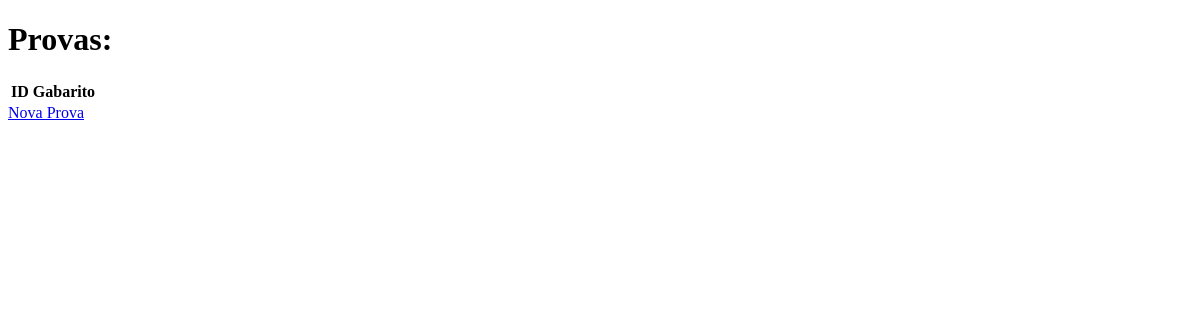
/lista_provas/, run on an earlier commit of the app's database.
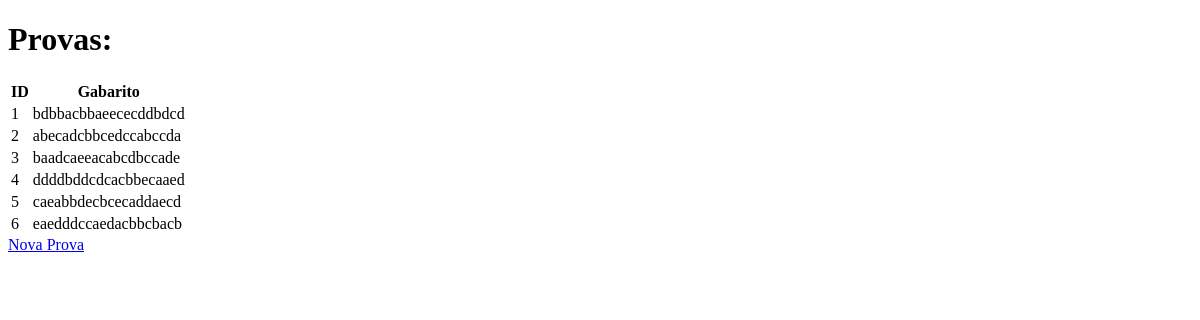
And on a later commit of the database.
### core/models.py (models this page shows, shortened)
class Prova(models.Model):
    id_prova = models.IntegerField(unique=True)
    gabarito = models.CharField(max_length=20)

### core/views.py (the view)
# urls.py: path('lista_provas/', views.lista_provas, name='lista_provas'),
def lista_provas(request):
    provas = Prova.objects.all()
    return render(request, 'core/lista_provas.html', {'provas': provas})

### core/templates/core/lista_provas.html (shortened to what this page needs)
<!DOCTYPE html>
<html>
<head>
</head>
<body>
    <h1>Provas:</h1>
    <table>
        <tr>
            <th>ID</th>
            <th>Gabarito</th>
        </tr>
        {% for prova in provas %}
        <tr>
            <td>{{ prova.id }}</td>
            <td>{{ prova.gabarito }}</td>
        </tr>
        {% endfor %}
    </table>
    <a href="{% url 'cadastrar_prova' %}">Nova Prova</a>
</body>
</html>

What changed in the data, as far as the page shows it:
added Prova: id "1", gabarito "bdbbacbbaeececddbdcd"
added Prova: id "2", gabarito "abecadcbbcedccabccda"
added Prova: id "3", gabarito "baadcaeeacabcdbccade"
added Prova: id "4", gabarito "ddddbddcdcacbbecaaed"
added Prova: id "5", gabarito "caeabbdecbcecaddaecd"
added Prova: id "6", gabarito "eaedddccaedacbbcbacb"
